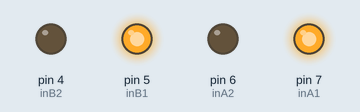
A sketch run on a simulated Arduino Uno, built with avr-gcc and run on an emulated ATmega328P. On the bench: output pins drawn as LEDs (lit = HIGH).

Above: at 1.0 s.
At 4.5 s:
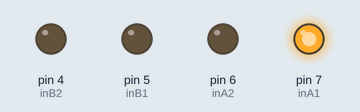
At 8.0 s:
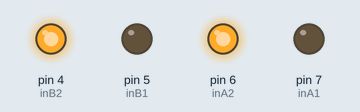
At 11.5 s:
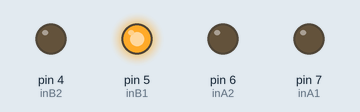
Timing chart, 0 to 18.2 s (numbered marks = the images above):
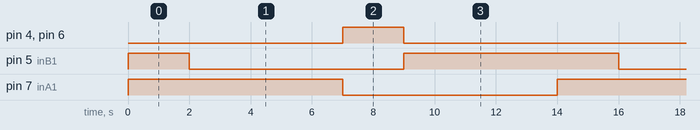

Measured:
- by itself, pin 4 (inB2), pin 6 (inA2): alternates HIGH for 2.0 s and LOW for 12.0 s
- by itself, pin 5 (inB1): repeats every 14.0 s: LOW 7.0 s, HIGH 7.0 s
- by itself, pin 7 (inA1): alternates HIGH for 7.0 s and LOW for 7.0 s

The sketch:

doline.ino.ino
```cpp
#define inA1 7
#define inA2 6
#define inB1 5
#define inB2 4


void setup() {
pinMode(inA1, OUTPUT);
pinMode(inA2, OUTPUT);
pinMode(inB1, OUTPUT);
pinMode(inB2, OUTPUT);
}


void dithang(){
           digitalWrite(inA1,HIGH);
           digitalWrite(inA2,LOW);
           digitalWrite(inB1,HIGH);
           digitalWrite(inB2,LOW);

}
void lui(){
           digitalWrite(inA1,LOW);
           digitalWrite(inA2,HIGH);
           digitalWrite(inB1,LOW);
           digitalWrite(inB2,HIGH);
}
void quaytrai(){
           digitalWrite(inA1,HIGH);
           digitalWrite(inA2,LOW);
           digitalWrite(inB1,LOW);
           digitalWrite(inB2,LOW);
}
void quayphai(){
           digitalWrite(inA1,LOW);
           digitalWrite(inA2,LOW);
           digitalWrite(inB1,HIGH);
           digitalWrite(inB2,LOW);
}

 void loop()
{
     dithang();
     delay(2000);
     quaytrai();
     delay(5000);
     lui();
     delay(2000);
     quayphai();
     delay(5000);
}
```
